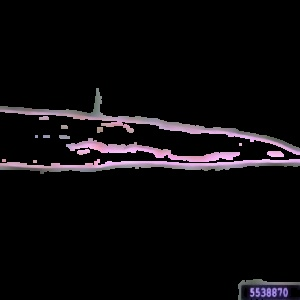
#> input picture training-1/2nd-phase/dataset-edgeSobelOptDilation/bacterial-leaf-blight/inner_edges_BLIGHT-23-_jpg.rf.16d371f70ae57467bf0c1313c8f6a6ce.jpg, 300 x 300 px, found by its file name; its folder holds only this picture in this run
$ python extractEdges.py   (older library calls are emulated)
#> lines starting #> are read from the running program, lines starting #| are printed output that depends on the picture; after the words box and inside, x2 and y2 are one past the last pixel; in counts of white or black regions, pixels touching at a corner belong together
import cv2
import os
import numpy as np

# Define the directory where your input images are stored
input_directory = './dataset-bilateralFil'

# Define the directory where you want to save the processed images
output_directory = './edge-extraction/13'

# Create a list of class names
classes = ['bacterial-leaf-blight', 'rice-blast', 'rice-tungro', 'healthy']

# Function to determine if a contour meets the criteria for a diseased leaf
def is_diseased_contour(contour):
    # You can define your own criteria here based on contour properties
    # For example, you can check contour area, aspect ratio, etc.
    # Return True if the contour meets the criteria, False otherwise
    # Example criteria: return cv2.contourArea(contour) > threshold_area
    return False  # Change this to your actual criteria

# Loop through each class
for class_name in classes:
    class_input_directory = os.path.join(input_directory, class_name)
    class_output_directory = os.path.join(output_directory, class_name)

    # Create the output directory if it doesn't exist
    os.makedirs(class_output_directory, exist_ok=True)

    for filename in os.listdir(class_input_directory):
        if filename.endswith(".jpg"):  # Assuming your images are in jpg format
            image_path = os.path.join(class_input_directory, filename)
            image = cv2.imread(image_path)
#> image is the input picture: shape (300, 300, 3); mean B, G, R 13.5, 11.3, 13.5

            # Convert the image to grayscale
            gray_image = cv2.cvtColor(image, cv2.COLOR_BGR2GRAY)
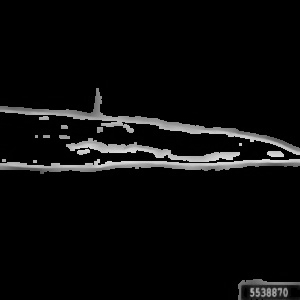
#> gray_image: shape (300, 300); min 0, max 221, mean 12.2

            # Apply the Sobel operator for edge detection
            sobel_x = cv2.Sobel(gray_image, cv2.CV_64F, 1, 0, ksize=3)
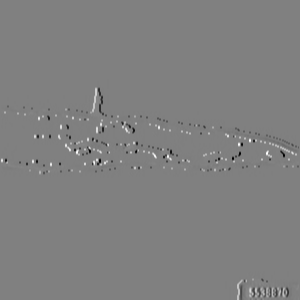
#> sobel_x: shape (300, 300) float64; min -835, max 827, mean 0.1; drawn with min black and max white
            sobel_y = cv2.Sobel(gray_image, cv2.CV_64F, 0, 1, ksize=3)
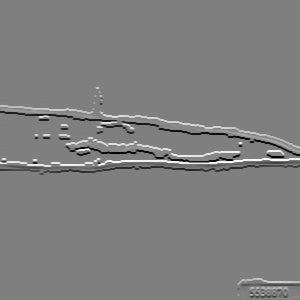
#> sobel_y: shape (300, 300) float64; min -877, max 876, mean 0.2; drawn with min black and max white

            # Calculate the magnitude of gradients
            gradient_magnitude = np.sqrt(sobel_x**2 + sobel_y**2)
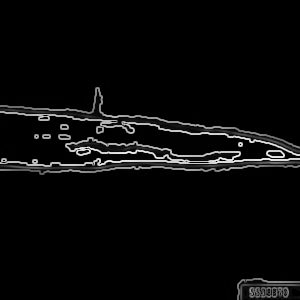
#> gradient_magnitude: shape (300, 300) float64; min 0, max 962.9, mean 35.8; drawn with min black and max white

            # Create a binary mask by thresholding the gradient magnitude
            threshold = 30  # Adjust the threshold as needed
            _, mask = cv2.threshold(gradient_magnitude, threshold, 255, cv2.THRESH_BINARY)
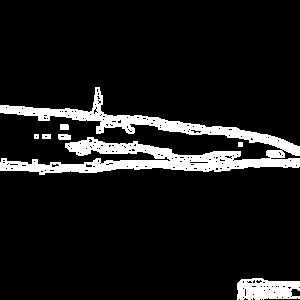
#> mask: shape (300, 300) float64; 10.1% white; 7 white regions, largest, box (x1, y1, x2, y2) and area: (0, 87, 300, 175) 7742, (237, 278, 300, 300) 1089, (58, 134, 71, 140) 71

            # Convert the mask to the CV_8UC1 format
            mask = mask.astype(np.uint8)

            # Morphological dilation to highlight edges
            kernel = np.ones((5, 5), np.uint8)
            dilated_mask = cv2.dilate(mask, kernel, iterations=1)
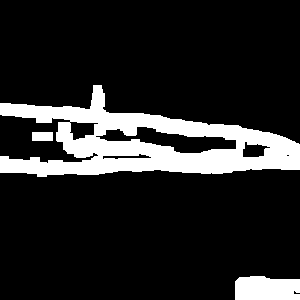
#> dilated_mask: shape (300, 300); 15.1% white; 3 white regions, box (x1, y1, x2, y2) and area: (0, 85, 300, 177) 11937, (235, 276, 300, 300) 1427, (32, 132, 53, 141) 189

            # Morphological closing to further refine edges
            closing_mask = cv2.morphologyEx(dilated_mask, cv2.MORPH_CLOSE, kernel)
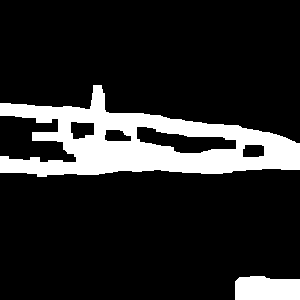
#> closing_mask: shape (300, 300); 15.4% white; 2 white regions

            # Find contours in the closing_mask
            contours, _ = cv2.findContours(closing_mask, cv2.RETR_EXTERNAL, cv2.CHAIN_APPROX_SIMPLE)
#> contours = 2 contours; box (x1, y1, x2, y2) and area: (0, 85, 300, 177) 14120, (235, 276, 300, 300) 1352

            # Create a mask with the same size as the original image
            filled_roi_mask = np.zeros_like(mask)

            # Determine the contours that meet the criteria for diseased leaves
            diseased_contours = [contour for contour in contours if is_diseased_contour(contour)]
#> diseased_contours = []

            # Draw the contours of diseased leaves on the filled_roi_mask
            cv2.drawContours(filled_roi_mask, diseased_contours, -1, (255), thickness=cv2.FILLED)
#> filled_roi_mask: shape (300, 300); every value is 0

            # Use the filled_roi_mask to extract the diseased region from the original image
            extracted_diseased_region = cv2.bitwise_and(image, image, mask=filled_roi_mask)
#> extracted_diseased_region: shape (300, 300, 3); every value is 0
#> (the run stopped early here; a loop or call above may not have finished)
